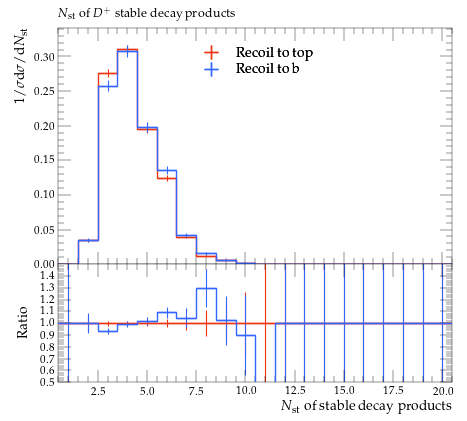

The script that saved this image:
#! /usr/bin/env python

# This Python script was auto-generated using YODA v2.0.2.
# Analysis object: /MC_HFDECAYS/DPLUS_stable_mult
# Timestamp: 31-07-2026 (13:13:52)

import matplotlib as mpl
import matplotlib.pyplot as plt
mpl.use('Agg') # comment out for interactive use
import os
import numpy as np

plotDir = os.path.split(os.path.realpath(__file__))[0]
if 'YODA_USER_PLOT_PATH' in globals():
    plot_outdir = globals()['YODA_USER_PLOT_PATH']
else:
    plot_outdir = plotDir

#plot style
plt.style.use(os.path.join(plotDir, '../default.mplstyle'))
# plot metadata
figW, figH = plt.rcParams['figure.figsize']
ax_xLabel = r'$N_\mathrm{st}$ of stable decay products'
ax_yLabel = r'$1/\sigma \mathrm{d}\sigma/\mathrm{d}N_\mathrm{st}$'
ax_title  = r'$N_\mathrm{st}$ of $D^+$ stable decay products'
ax_xScale = 'linear'
ax_yScale = 'linear'
xLims = (0.5, 20.5)
yLims = (0.0, 0.34145243000000003)

# TeX-friendly labels for the legend
labels = {
    'legend' : ([ r"Recoil to top", r"Recoil to b" ], r""),
}

# Adjust canvas width and height
canvasW = 10.0
canvasH = 9.0
figW *= canvasW/10.
figH *= canvasH/9.

# Create figure and axis objects
fig, (ax, ratio0_ax) = plt.subplots(2, 1, sharex=True,
                  figsize=(figW,figH), gridspec_kw={'height_ratios': (6.0, 3.0)})

# Set figure margins
plt.subplots_adjust(
    left   = 1.0 * plt.rcParams['figure.subplot.left'],
    right  = 1.0 * plt.rcParams['figure.subplot.right'],
    top    = 1.0 * plt.rcParams['figure.subplot.top'],
    bottom = 1.0 * plt.rcParams['figure.subplot.bottom'])

ratio0_ax.yaxis.set_major_locator(mpl.ticker.MultipleLocator(0.1))
ratio0_ax.set_ylim(0.5, 1.4999)
ratio0_ax.set_ylabel('Ratio')

# the numerical data is stored in a separate file
dataf = dict()
prefix = os.path.split(__file__)[0]
if prefix:    prefix = prefix + '/'
exec(open(prefix+'DPLUS_stable_mult__data.py').read(), dataf)


legend_handles = dict() # keep track of handles for the legend

# style options for curves
# starts at zorder>=5 to draw curve on top of legend
styles = {
  'recoil_t': {
    'color' : '#EE3311',
    'linestyle' : '-',
    'linewidth' : 1,
    'marker' : 'none',
    'markersize' : 2,
    'capsize' : 0.0,
    'zorder' : 5,
    'histstyle' : 1,
    'drawstyle' : 'steps-pre',
    'xerrorbars' : 1,
    'yerrorbars' : 1,
    'fillcolor' : None,
    'fillopacity' : 1.0,
    'ratio0_linestyle' : '-',
    'ratio0_linewidth' : 1,
    'ratio0_marker' : 'none',
    'ratio0_markersize' : 2,
    'ratio0_capsize' : 0.0,
    'ratio0_zorder' : 5,
    'ratio0_histstyle' : 1,
    'ratio0_drawstyle' : 'steps-pre',
    'ratio0_xerrorbars' : 1,
    'ratio0_yerrorbars' : 1,
  },
  'recoil_b': {
    'color' : '#3366FF',
    'linestyle' : '-',
    'linewidth' : 1,
    'marker' : 'none',
    'markersize' : 2,
    'capsize' : 0.0,
    'zorder' : 6,
    'histstyle' : 1,
    'drawstyle' : 'steps-pre',
    'xerrorbars' : 1,
    'yerrorbars' : 1,
    'fillcolor' : None,
    'fillopacity' : 1.0,
    'ratio0_linestyle' : '-',
    'ratio0_linewidth' : 1,
    'ratio0_marker' : 'none',
    'ratio0_markersize' : 2,
    'ratio0_capsize' : 0.0,
    'ratio0_zorder' : 6,
    'ratio0_histstyle' : 1,
    'ratio0_drawstyle' : 'steps-pre',
    'ratio0_xerrorbars' : 1,
    'ratio0_yerrorbars' : 1,
  },
}

# curve from input yoda files in main panel
for label, yvals in dataf['yvals'].items():
    if all(np.isnan(v) for v in dataf['yvals'][label]):
        continue
    tmp = None
    if styles[label]['histstyle']: # draw as histogram
        xpos = dataf['xedges'][label] if styles[label]['drawstyle'] else dataf['xpoints'][label]
        ypos = np.insert(yvals, 0, yvals[0]) if styles[label]['drawstyle'] else yvals
        if styles[label]['fillcolor']: # fill area below curve
            ax.fill_between(xpos, ypos, step='pre',
                            color=styles[label]['fillcolor'],
                            alpha=styles[label]['fillopacity'])
        tmp, = ax.plot(xpos, ypos,
                       color=styles[label]['color'],
                       linestyle=styles[label]['linestyle'],
                       linewidth=styles[label]['linewidth'],
                       drawstyle=styles[label]['drawstyle'], solid_joinstyle='miter',
                       zorder=styles[label]['zorder'], label=label)
    tmp = ax.errorbar(dataf['xpoints'][label], yvals,
                      xerr=np.array(dataf['xerrs'][label])*styles[label]['xerrorbars'],
                      yerr=np.array(dataf['yerrs'][label])*styles[label]['yerrorbars'],
                      fmt=styles[label]['marker'], capsize=styles[label]['capsize'],
                      markersize=styles[label]['markersize'],
                      ecolor=styles[label]['color'],
                      color=styles[label]['color'], zorder=styles[label]['zorder'])
    tmp[-1][0].set_linestyle(styles[label]['linestyle'])
    tmp[-1][0].set_linewidth(styles[label]['linewidth'])
    if label in dataf['add_legend_handle']:  legend_handles[label] = tmp
    for varLabel in dataf['variation_yvals'].keys():
        if varLabel.startswith(label):
            tmp, = ax.plot(dataf['xedges'][label], dataf['variation_yvals'][varLabel],
                           color=styles[label]['color'],
                           linestyle=styles[label]['linestyle'],
                           linewidth=styles[label]['linewidth'],
                           drawstyle='steps-pre', solid_joinstyle='miter',
                           zorder=styles[label]['zorder'], alpha=0.5)


# plots on ratio panel
# curve from input yoda files in ratio panel
for label, yvals in dataf['ratio0_yvals'].items():
    if all(np.isnan(v) for v in yvals):
        continue
    if styles[label]['ratio0_histstyle']: # plot as histogram
        xpos = dataf['xedges']['recoil_t'] if styles[label]['ratio0_drawstyle'] else dataf['xpoints']['recoil_t']
        ypos = np.insert(yvals, 0, yvals[0]) if styles[label]['ratio0_drawstyle'] else yvals
        ratio0_ax.plot(xpos, ypos,
                       color=styles[label]['color'],
                       linewidth=styles[label]['linewidth'],
                       linestyle=styles[label]['ratio0_linestyle'],
                       drawstyle=styles[label]['ratio0_drawstyle'], zorder=styles[label]['zorder'],
                       solid_joinstyle='miter')
    tmp = ratio0_ax.errorbar(dataf['xpoints']['recoil_t'], yvals,
                             xerr=np.array(dataf['ref_xerrs'])*styles[label]['ratio0_xerrorbars'],
                             yerr=np.array(dataf['ratio0_yerrs'][label])*styles[label]['ratio0_yerrorbars'],
                             fmt=styles[label]['ratio0_marker'], capsize=styles[label]['ratio0_capsize'],
                             markersize=styles[label]['ratio0_markersize'],
                             ecolor=styles[label]['color'],
                             color=styles[label]['color'])
    tmp[-1][0].set_linestyle(styles[label]['ratio0_linestyle'])
    tmp[-1][0].set_linewidth(styles[label]['ratio0_linewidth'])

    for varlabel in dataf['ratio0_variation_vals'].keys():
        if varlabel.startswith(label):
            ratio0_ax.plot(dataf['xedges']['recoil_t'],
                            dataf['ratio0_variation_vals'][varlabel],
                            color=styles[label]['color'],
                            linestyle=styles[label]['linestyle'],
                            linewidth=styles[label]['linewidth'],
                            drawstyle='steps-pre', solid_joinstyle='miter',
                            zorder=1, alpha=0.5)

legend_items = list(legend_handles.values())
ax.add_artist(ax.legend(legend_items,
                        labels['legend'][0],
                        title=labels['legend'][1],
                        alignment='left',
                        loc='upper center',
                        bbox_to_anchor=(0.5, 0.97)))

# set plot metadata as defined above
ratio0_ax.set_xlabel(ax_xLabel)
ratio0_ax.xaxis.set_label_coords(1., -0.15)
ax.set_ylabel(ax_yLabel, ha='right', va='top')
ax.yaxis.set_label_coords(-0.11, 1.0)
ax.set_title(ax_title, loc='left')
ax.set_xscale(ax_xScale)
ax.set_yscale(ax_yScale)
ax.set_xlim(xLims)
ax.set_ylim(yLims)

# tick formatting
plt.rcParams['xtick.top'] = True
plt.rcParams['ytick.right'] = True
fig.align_ylabels((ax, ratio0_ax))
plt.savefig(os.path.join(plot_outdir, 'DPLUS_stable_mult.pdf'), format='PDF')
plt.savefig(os.path.join(plot_outdir, 'DPLUS_stable_mult.png'), format='PNG')

plt.close(fig)
